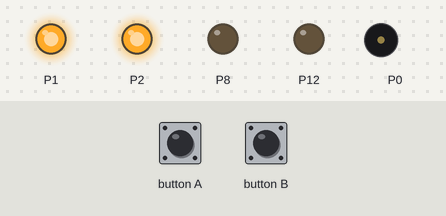
This program was run on a simulated BBC micro:bit running MicroPython. Parts: output pins drawn as LEDs (lit = HIGH), buzzer (waves = sounding). Inputs (shaded band) come from the test bench.

Above: at 1.2 s.
1.3 s: button A pressed for 0.15 s
At 2.1 s:
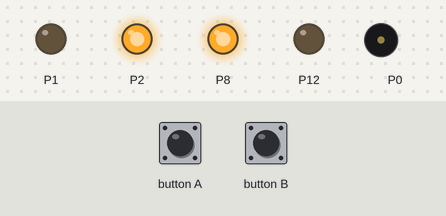
At 7.6 s:
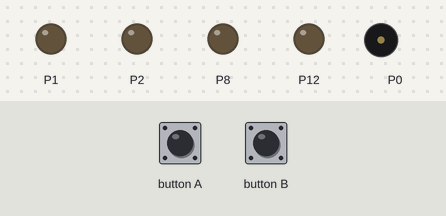
Timing chart, 0 to 9.1 s (numbered marks = the images above; inputs shaded):
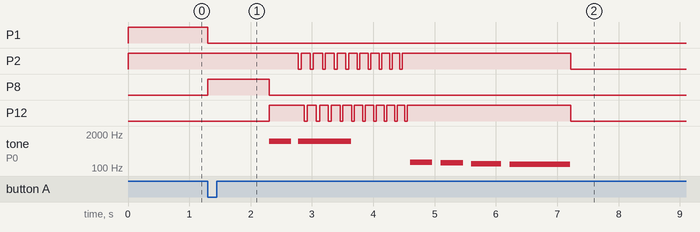

Measured:
- after the input at 1.3 s, P1: HIGH → LOW at once; P2: goes 9 × (LOW 0.05 s, HIGH 0.15 s), LOW 0.04 s, HIGH 2.7 s, then LOW, starting after 1.5 s

The program:

semafor.py
```python
from microbit import *
import music
import speech
pin1.write_digital(1)
pin2.write_digital(1)
auta=False
chodci=True
while True:
    if button_a.is_pressed():
        if auta:
            pin12.write_digital(0)
            pin8.write_digital(1)
            sleep(1000)
            pin8.write_digital(0)
            pin1.write_digital(1)
        else:
            pin1.write_digital(0)
            pin8.write_digital(1)
            sleep(1000)
            pin8.write_digital(0)
            pin12.write_digital(1)
            music.play('c6:3')
        auta=not auta
    if button_b.is_pressed():
        if chodci:
            pin2.write_digital(0)
            pin16.write_digital(1)
            sleep(1000)
        else:
            pin16.write_digital(0)
            pin2.write_digital(1)
            music.play('c5:2')
            sleep(1000)
        chodci=not chodci
    if auta and chodci:
        sleep(100)
        music.play('c6:7',wait=False)

        for i in range(10):
            pin2.write_digital(0)
            sleep(50-i)
            pin2.write_digital(1)
            sleep(50-i)
            pin12.write_digital(0)
            sleep(50-i)
            pin12.write_digital(1)
            sleep(50-i)

        music.play(music.WAWAWAWAA)

        pin12.write_digital(0)
        pin2.write_digital(0)
        break
```
